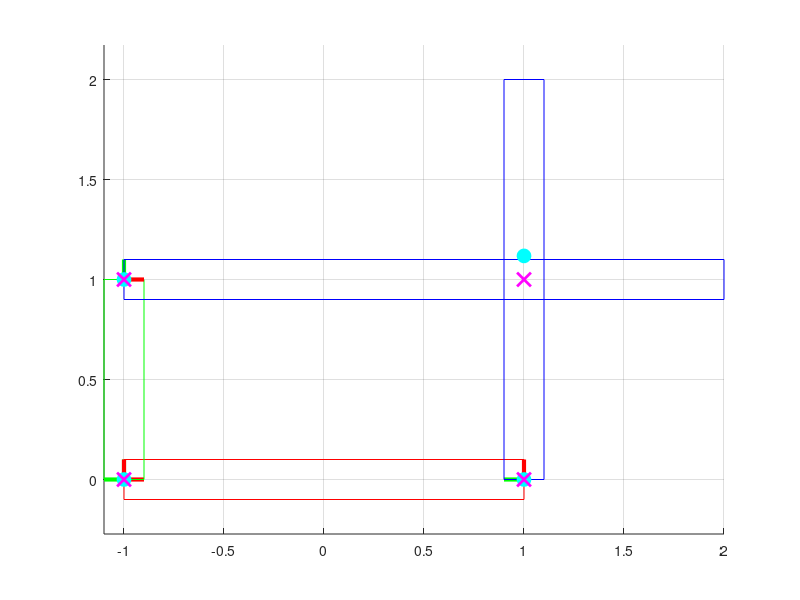

Here is the MATLAB script that generated this plot: (Note: this script raises an error after producing the figure.)
function linkages(scene)
if nargin < 1
    scene = 0;
end

% Set up the scene here.
% Note that links don't have to be placed exactly. The first call to
% solveLinkage() will automatically snap the links so that all the
% constraints are satisfied.
linkages = [];
pins = [];
particles = [];
switch scene
    case 0
        % Crank-rocker
        % Bottom link
        links(1).angle = 0; % rotation from the positive x-axis
        links(1).pos = [-1;0]; % position of the center of rotation
        links(1).verts = [0,-0.1;2,-0.1;2,0.1;0,0.1]'; % display vertices
        % Left link
        links(2).angle = pi/2;
        links(2).pos = [-1;0];
        links(2).verts = [0,-0.1;1,-0.1;1,0.1;0,0.1]';
        % Right link
        links(3).angle = pi/2;
        links(3).pos = [1;0];
        links(3).verts = [0,-0.1;2,-0.1;2,0.1;0,0.1]';
        % Top link
        links(4).angle = 0;
        links(4).pos = [-1;1];
        links(4).verts = [0,-0.1;3,-0.1;3,0.1;0,0.1]';
        
        % Which link is grounded?
        grounded = 1;
        % Which link is the driver?
        % Note: the driver must be attached (with a pin) to the ground.
        driver = 2;
        
        % Bottom-left
        pins(1).links = [1,2];
        pins(1).pts = [0,0;0,0]';
        % Bottom-right
        pins(2).links = [1,3];
        pins(2).pts = [2,0;0,0]';
        % Left-top
        pins(3).links = [2,4];
        pins(3).pts = [1,0;0,0]';
        % Right-top
        pins(4).links = [3,4];
        pins(4).pts = [1+rand(1),0;2,0]'; % pin location on link3 is randomized
        
        % List of tracer particles for display
        particles(1).link = 4; % which link?
        particles(1).pt = [0.5;0.1]; % tracer particle point in local coords
        particles(1).ptsWorld = zeros(2,0); % transformed points, initially empty
        particles(2).link = 4;
        particles(2).pt = [2.5;-0.1];
        particles(2).ptsWorld = zeros(2,0);
    case 1
        % Drag-link
        % Bottom link
        links(1).angle = 0; % rotation from the positive x-axis
        links(1).pos = [-1;0]; % position of the center of rotation
        links(1).verts = [0,-0.1;3,-0.1;3,0.1;0,0.1]'; % display vertices
        % Left link
        links(2).angle = pi/2;
        links(2).pos = [-1;0];
        links(2).verts = [0,-0.1;2,-0.1;2,0.1;0,0.1]';
        % Right link
        links(3).angle = pi/2;
        links(3).pos = [1;0];
        links(3).verts = [0,-0.1;2.5,-0.1;2.5,0.1;0,0.1]';
        % Top link
        links(4).angle = 0;
        links(4).pos = [-1;1];
        links(4).verts = [0,-0.1;0.5/sin(atan(0.5/3)),-0.1;0.5/sin(atan(0.5/3)),0.1;0,0.1]';
        
        % Which link is grounded?
        grounded = 1;
        % Which link is the driver?
        % Note: the driver must be attached (with a pin) to the ground.
        driver = 2;
        
        % Bottom-left
        pins(1).links = [1,2];
        pins(1).pts = [0,0;0,0]';
        % Bottom-right
        pins(2).links = [1,3];
        pins(2).pts = [3,0;0,0]';
        % Left-top
        pins(3).links = [2,4];
        pins(3).pts = [2,0;0,0]';
        % Right-top
        pins(4).links = [3,4];
        pins(4).pts = [0.5/sin(atan(0.5/3)),0;2,0]'; % pin location on link3 is randomized
        
        % List of tracer particles for display
        particles(1).link = 4; % which link?
        particles(1).pt = [0.5;0.1]; % tracer particle point in local coords
        particles(1).ptsWorld = zeros(2,0); % transformed points, initially empty
        particles(2).link = 4;
        particles(2).pt = [2.5;-0.1];
        particles(2).ptsWorld = zeros(2,0);
    case 2
        % Double-rocker
    case 3
        % Hoekens
    case 4
        % Peaucellier-Lipkin
    case 5
        % Klann
    case 10
        % Extra credit!
end

% Initialize
for i = 1 : length(links)
    links(i).grounded = (i == grounded);
    links(i).driver = (i == driver);
    % These target quantities are only used for grounded and driver links
    links(i).angleTarget = links(i).angle;
    links(i).posTarget = links(i).pos;
end
drawScene(links,pins,particles,true);

% lsqnonlin options
if verLessThan('matlab','8.1')
    opt = optimset(...
        'Jacobian','on',...
        'DerivativeCheck','off',...
        'Display','off'); % final-detailed iter-detailed off
else
    opt = optimoptions('lsqnonlin',...
        'Jacobian','on',...
        'DerivativeCheck','off',...
        'Display','off'); % final-detailed iter-detailed off
end

% Simulation loop
t = 0; % current time
T = 1; % final time
dt = 0.01; % time step
angVel = 2*pi; % driver angular velocity
while t < T
    % Procedurally set the driver angle.
    % Right now, the target angle is being linearly increased, but you may
    % want to do something else.
    links(driver).angleTarget = links(driver).angleTarget + dt*angVel;
    % Solve for linkage orientations and positions
    [links,feasible] = solveLinkage(links,pins,opt);
    % Update particle positions
    particles = updateParticles(links,particles);
    % Draw scene
    drawScene(links,pins,particles);
    % Quit if over-constrained
    if ~feasible
        break;
    end
    t = t + dt;
end

end

%%
function [R,dR] = rotationMatrix(angle)
c = cos(angle);
s = sin(angle);
% Rotation matrix
R = zeros(2);
R(1,1) = c;
R(1,2) = -s;
R(2,1) = s;
R(2,2) = c;
if nargout >= 2
    % Rotation matrix derivative
    dR = zeros(2);
    dR(1,1) = -s;
    dR(1,2) = -c;
    dR(2,1) = c;
    dR(2,2) = -s;
end
end

%%
function [links,feasible] = solveLinkage(links,pins,opt)
nlinks = length(links);
% Extract the current angles and positions into a vector
angPos0 = zeros(3*nlinks,1);
for i = 1 : nlinks
    link = links(i);
    ii = (i-1)*3+(1:3);
    angPos0(ii(1)) = link.angle;
    angPos0(ii(2:3)) = link.pos;
end
% Limits
lb = -inf(size(angPos0));
ub =  inf(size(angPos0));
% Solve for angles and positions
[angPos,r2] = lsqnonlin(@(angPos)objFun(angPos,links,pins),angPos0,lb,ub,opt);
% If the mechanism is feasible, then the residual should be zero
feasible = true;
if r2 > 1e-6
    fprintf('Mechanism is over constrained!\n');
    feasible = false;
end
% Extract the angles and positions from the values in the vector
for i = 1 : length(links)
    ii = (i-1)*3+(1:3);
    links(i).angle = angPos(ii(1));
    links(i).pos = angPos(ii(2:3));
end
end

%%
function [f,J] = objFun(angPos,links,pins)
nlinks = length(links);
npins = length(pins);
% Temporarily change angles and positions of the links. These changes will
% be undone when exiting this function.
for i = 1 : nlinks
    ii = (i-1)*3+(1:3);
    links(i).angle = angPos(ii(1));
    links(i).pos = angPos(ii(2:3));
end

% Evaluate constraints
ndof = 3*nlinks;
ncon = 3 + 3 + 2*npins; % 3 for ground, 3 for driver, 2*npins for pins
f = zeros(ncon,1);
J = zeros(ncon,ndof);
k = 0;
% Some angles and positions are fixed
for i = 1 : nlinks
    link = links(i);
    if link.grounded || link.driver
        % Grounded and driver links have their angles and positions
        % prescribed.
        f(k+1,    1) = link.angle - link.angleTarget;
        f(k+(2:3),1) = link.pos - link.posTarget;
        % The Jacobian of this constraint is the identity matrix
        J(k+(1:3),k+(1:3)) = eye(3);
        k = k + 3;
    end
end
% Pin constraints
for i = 1 : npins
    pin = pins(i);
    rows = k+(1:2); % row index of this pin constraint
    indLinkA = pin.links(1); % array index of link A
    indLinkB = pin.links(2); % array index of link B
    linkA = links(indLinkA);
    linkB = links(indLinkB);
    [Ra,dRa] = rotationMatrix(linkA.angle);
    [Rb,dRb] = rotationMatrix(linkB.angle);
    % Local positions
    ra = pin.pts(:,1);
    rb = pin.pts(:,2);
    % World positions
    xa = Ra * ra + linkA.pos;
    xb = Rb * rb + linkB.pos;
    p = xa(1:2) - xb(1:2);
    f(rows,1) = p;
    % Column indices for the angles and positions of links A and B
    colAngA = (indLinkA-1)*3 + 1;
    colPosA = (indLinkA-1)*3 + (2:3);
    colAngB = (indLinkB-1)*3 + 1;
    colPosB = (indLinkB-1)*3 + (2:3);
    % The Jacobian of this constraint is the partial derivative of f wrt
    % the angles and positions of the two links.
    J(rows,colAngA) = dRa * ra;
    J(rows,colPosA) = eye(2);
    J(rows,colAngB) = -dRb * rb;
    J(rows,colPosB) = -eye(2);
    k = k + 2;
end
end

%%
function particles = updateParticles(links,particles)
% Transform particle position from local to world
for i = 1 : length(particles)
    particle = particles(i);
    link = links(particle.link);
    R = rotationMatrix(link.angle);
    x = R * particle.pt + link.pos;
    % Append world position to the array (grows indefinitely)
    particles(i).ptsWorld(:,end+1) = x;
end
end

%%
function drawScene(links,pins,particles,initialize)
if nargin < 4
    initialize = false;
end
if initialize
    clf;
else
    cla;
end
hold on;
grid on;
% Draw links
for i = 1 : length(links)
    link = links(i);
    R = rotationMatrix(link.angle);
    % Draw frame
    p = link.pos; % frame origin
    s = 0.1; % frame display size
    px = p + s*R(:,1); % frame x-axis
    py = p + s*R(:,2); % frame y-axis
    plot([p(1),px(1)],[p(2),px(2)],'r','LineWidth',3);
    plot([p(1),py(1)],[p(2),py(2)],'g','LineWidth',3);
    % Draw link geometry
    if link.grounded
        color = [1 0 0];
    elseif link.driver
        color = [0 1 0];
    else
        color = [0 0 1];
    end
    E = [R,link.pos;0,0,1]; % transformation matrix
    vertsLocal = [link.verts;ones(1,size(link.verts,2))];
    vertsWorld = E * vertsLocal;
    plot(vertsWorld(1,[1:end,1]),vertsWorld(2,[1:end,1]),'Color',color);
end
% Draw pins
for i = 1 : length(pins)
    pin = pins(i);
    linkA = links(pin.links(1));
    linkB = links(pin.links(2));
    Ra = rotationMatrix(linkA.angle);
    Rb = rotationMatrix(linkB.angle);
    xa = Ra * pin.pts(:,1) + linkA.pos;
    xb = Rb * pin.pts(:,2) + linkB.pos;
    plot(xa(1),xa(2),'co','MarkerSize',10,'MarkerFaceColor','c');
    plot(xb(1),xb(2),'mx','MarkerSize',10,'LineWidth',2);
end
% Draw particles
for i = 1 : length(particles)
    particle = particles(i);
    if ~isempty(particle.ptsWorld)
        plot(particle.ptsWorld(1,:),particle.ptsWorld(2,:),'k');
        plot(particle.ptsWorld(1,end),particle.ptsWorld(2,end),'ko');
    end
end
axis equal;
drawnow;
end
